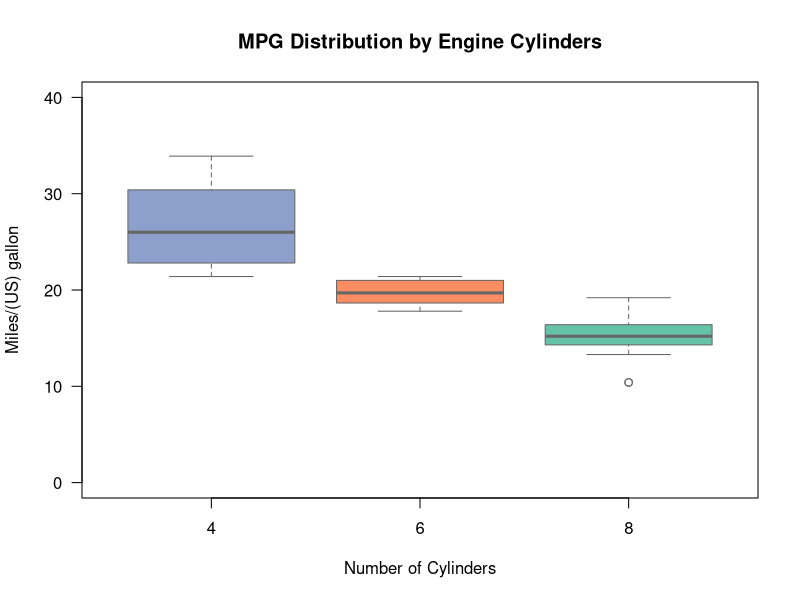

Reproduce this figure in R.
## ---- chunk 1
#| echo: true
#| code-fold: false

# 创建数值向量
weights <- c(60, 72, 55, 88)

# 创建字符串向量
vars <- c("mpg", "wt", "hp")

## ---- chunk 2
#| echo: true
#| code-fold: false
# 逻辑值遇到数值，TRUE/FALSE 变成 1/0
c(TRUE, FALSE, 3)

# 数值遇到字符，数值变成字符串
c(1, 2, "three")

# 三种类型混合，全部变成字符串
c(TRUE, 1L, 3.14, "hello")
## ---- chunk 3
#| echo: true
#| code-fold: false
a <- c(1, 2, 3)
b <- c(4, 5, 6)

# `c() `合并两个向量，不会产生嵌套，结果仍是一维向量
c(a, b)

# 等价于
c(1, 2, 3, 4, 5, 6)
## ---- chunk 4
#| echo: true
#| code-fold: false
 
# x <- 1, 2, 3 # 报错

x <- c(1, 2, 3)
## ---- chunk 5
#| echo: true
#| code-fold: false
# 这实际上提取的是第 1 行、第 2 列的一个数值
# mtcars[1, 2]
## ---- chunk 6
#| echo: true
#| code-fold: false

# 提取第 1 行和第 2 行的所有列
mtcars[c(1, 2), ]
## ---- chunk 7
#| echo: true
#| code-fold: false
vec <- c("A", "B", "C", "D")

# vec[1, 2, 3]  # ❌ 错误：R 认为你在传 3 个不同的坐标

# 正确：提取第 1、2、3 个元素
vec[c(1, 2, 3)]
## ---- chunk 8
#| echo: true
#| code-fold: false
plot(as.factor(mtcars$cyl), mtcars$mpg,
     col = c("#8DA0CB", "#FC8D62", "#66C2A5"), #三种颜色用c()组合成一个向量
     border = "gray40",
     las = 1,
     ylim = c(0, 40), #调整Y轴刻度范围, 也需要用`c()`
     main = "MPG Distribution by Engine Cylinders",
     xlab = "Number of Cylinders",
     ylab = "Miles/(US) gallon",
     font.main = 2
)
## ---- chunk 9
#| echo: true
#| code-fold: false

# sapply(mtcars, function(x) Mean = mean(x), Sd = sd(x)) #报错

sapply(mtcars, function(x) c(Mean = mean(x), Sd = sd(x)))
## ---- chunk 10
#| echo: true
#| code-fold: false
x <- 1

# x %in% 1, 2, 3    #报错
x %in% c(1, 2, 3)
## ---- chunk 11
#| echo: true
#| code-fold: false
mtcars[mtcars$cyl %in% c(4, 6), ]
## ---- chunk 12
#| echo: true
#| code-fold: false
# 尽量避免这种写法
c <- 10 
x <- c(c, 20, 30) # 虽然能运行，但极易混淆
